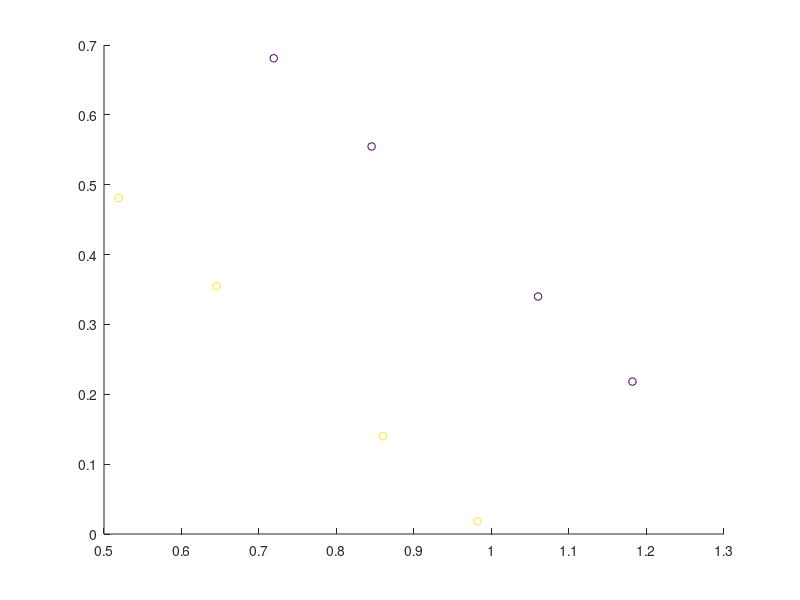

Reproduce this figure in MATLAB. (Note: this script raises an error after producing the figure.)
% This script is a demo showing some simple decoding on simulated toy data.
% The toy data are simple matlab matrices and no "real" fMRI or EEG data.

clear all
dbstop if error % if something goes wrong

%% Set the output directory where data will be saved
% cfg.results.dir = % e.g. 'toyresults'
cfg.results.write = 0; % no results are written to disk


%% generate some toy data
% define number of "runs" and center means
nruns = 4; % lets simulate we have n runs
set2.mean = [0 0];
set1.mean = [.2 .2]; % should have the same dim as set1, otherwise it wont work (and would not make sense, either)

% data on two shifted lines
x = rand(nruns, 1);
dat = [x, x.*(-1) + 1];
data1 = dat + repmat(set1.mean, nruns, 1);
data2 = dat + repmat(set2.mean, nruns, 1);

% alternative: uniform
% data1 = rand(nruns, length(set1.mean)) + repmat(set1.mean, nruns, 1);
% data2 = rand(nruns, length(set2.mean)) + repmat(set2.mean, nruns, 1);

% put all together in a data matrix
data = [data1; data2]; 

%% add data description
% save labels
cfg.files.label = [ones(size(data1,1), 1); 2*ones(size(data1,1), 1)];

% save run number
cfg.files.step = [1:nruns, 1:nruns]';

% save a description
for ifile = 1:length(cfg.files.label)
    cfg.files.name(ifile) = {sprintf('class%i_run%i', cfg.files.label(ifile), cfg.files.step(ifile))};
end

% add an empty mask
cfg.files.mask = '';

%% plot the data (if 2d)
if size(data, 2) == 2
    scatter(data(:, 1), data(:, 2), 30, cfg.files.label);
end

%% Prepare data for passing
pass_data.data = data;
pass_data.mask_index = 1:size(data, 2); % use all voxels
pass_data.files = cfg.files;
pass_data.hdr = ''; % we don't need a header, because we don't write img-files as output (but mat-files)
pass_data.dim = [length(set1.mean), 1, 1]; % add dimension information of the original data
% passed_data.voxelsize = [1 1 1];


%% Add defaults for the remaining parameters that we did not specify
cfg = decoding_defaults(cfg);

% Set the analysis that should be performed (here we only want to do 1
% decoding)
cfg.analysis = 'wholebrain';
cfg.results.output = {'accuracy', 'model_parameters'}; % add if you want to see the model

%% Nothing needs to be changed below for a standard leave-one-run out cross validation analysis.
% Create a leave-one-run-out cross validation design:
cfg.design = make_design_cv(cfg); 
display_design(cfg);

%% Decoding Parameters

% default: -s 0 -t 0 -c 1 -b 0 -q
% cfg.decoding.train.classification.model_parameters = '-s 0 -t 0 -c 1000 -b 0 -q';

%% Run decoding
[results, cfg] = decoding(cfg, pass_data);

%% Print decision boundary in figure
if isfield(results, 'model_parameters')
    svm_model = results.model_parameters.output(1).model(1); % get the model of the first SVM
    [X, Y] = meshgrid(-2:.11:3);
    Z = X;
    [predicted, acc, decision_values] = svmpredict(zeros(size(X(:))),[X(:), Y(:)],svm_model,cfg.decoding.test.classification.model_parameters);
    Z(:) = decision_values;
    hold on
    contour(X,Y,Z, -1:1);
    hold off
end
